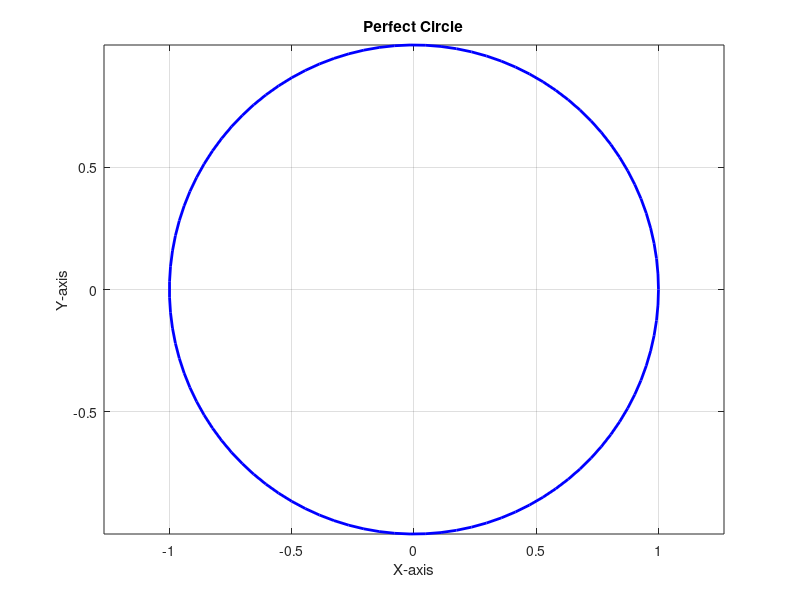

MATLAB code for this plot:
theta = linspace(0 ,2*pi, 100);
r = 1;
x = r * cos(theta);
y = r * sin(theta);
plot(x, y, 'b-', 'LineWidth', 2);
axis equal;
grid on;
xlabel('X-axis');
ylabel('Y-axis');
title("Perfect Circle");
saveas(gcf, "22000021.png");
pause;